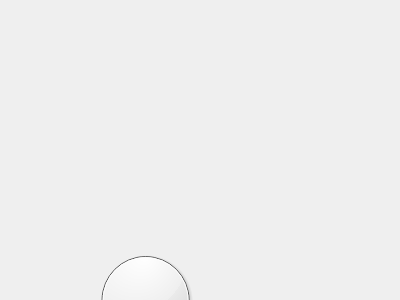
<?xml version="1.0" encoding="UTF-8"?>
<ui version="4.0">
 <class>Form</class>
 <widget class="QWidget" name="Form">
  <property name="geometry">
   <rect>
    <x>0</x>
    <y>0</y>
    <width>400</width>
    <height>300</height>
   </rect>
  </property>
  <property name="windowTitle">
   <string>SimpleDial</string>
  </property>
  <widget class="SimpleDial" name="dial">
   <property name="geometry">
    <rect>
     <x>90</x>
     <y>50</y>
     <width>111</width>
     <height>500</height>
    </rect>
   </property>
   <property name="minimumSize">
    <size>
     <width>0</width>
     <height>500</height>
    </size>
   </property>
  </widget>
 </widget>
 <customwidgets>
  <customwidget>
   <class>SimpleDial</class>
   <extends>QDial</extends>
   <header>customQtWidgets.h</header>
  </customwidget>
 </customwidgets>
 <resources/>
 <connections/>
</ui>
